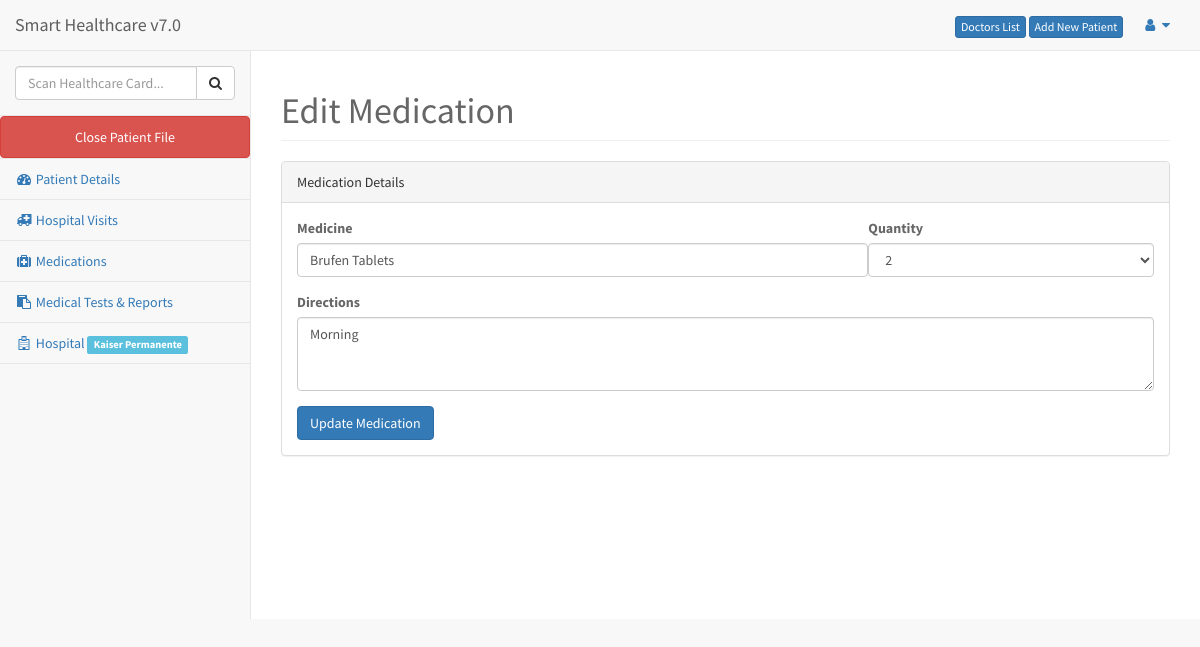
/editmedication.php?id=1 (signed in), run on the app's committed database.
### tables this page shows
CREATE TABLE IF NOT EXISTS `users` (
  `users_id` int(11) NOT NULL AUTO_INCREMENT,
  `fullname` varchar(30) NOT NULL,
  `password` varchar(50) NOT NULL,
  `email` varchar(150) DEFAULT NULL,
  `active` varchar(45) DEFAULT NULL,
  `hospital` varchar(100) DEFAULT NULL,
  PRIMARY KEY (`users_id`)
);

CREATE TABLE IF NOT EXISTS `medication_details` (
  `med_det_id` int(11) NOT NULL AUTO_INCREMENT,
  `patient_id` int(11) NOT NULL,
  `medicines` varchar(100) DEFAULT NULL,
  `date` datetime DEFAULT NULL,
  `quantity` varchar(100) DEFAULT NULL,
  `direction` varchar(100) DEFAULT NULL,
  `added_time` datetime DEFAULT NULL,
  `ip` varchar(45) DEFAULT NULL,
  `current` varchar(10) DEFAULT NULL,
  PRIMARY KEY (`med_det_id`),
  KEY `medication_details_ibfk_1` (`patient_id`)
);

### header.php (called while the page is built, shortened)
<?php
include 'includes/class.user.php';
$user = new User();

### includes/class.user.php (called while the page is built, shortened)
<?php
class User {
    public $db;
    public function __construct() {
        $this->db = new mysqli('localhost', 'root', '', 'capstone');
    }
    public function get_medication_details($id) {
        $sql = "SELECT * FROM medication_details WHERE med_det_id='$id'";
        $result = mysqli_query($this->db, $sql);
        $rows = mysqli_fetch_assoc($result);
        $med_det_id = $rows['med_det_id'];
        $patient_id = $rows['patient_id'];
        $medicines = $rows['medicines'];
        $quantity = $rows['quantity'];
        $direction = $rows['direction'];
        $current = $rows['current'];
        $arr = array('med_det_id'=> $med_det_id , 'patient_id' => $patient_id, 'medicines' => $medicines, 'quantity' => $quantity, 'direction' => $direction,
            'current' => $current);
        return $arr;
    }
    public function getHospitalNamefromUsers($id){
        $sql = "SELECT * FROM users WHERE users_id='$id'";
        $result = mysqli_query($this->db, $sql);
        $rows = mysqli_fetch_assoc($result);
        $hospitalname = $rows['hospital'];
        return $hospitalname;
    }
}

### editmedication.php (the view, shortened to what this page needs)
<?php
$med_det_id = $_GET['id'];
include 'header.php';
if (!(isset($_SESSION['id']) && $_SESSION['id'] != '')) {
header("Location: login.php");
}
else {
 $get_medication_details = $user->get_medication_details($med_det_id);
?>
<?php include 'head.php'; ?>
<body>
<div id="wrapper">
    <?php include 'nav.php'; ?>
    <div id="page-wrapper">
        <div class="row">
            <div class="col-lg-12">
                <h1 class="page-header">Edit Medication</h1>
            </div>
        </div>
        <div class="row">
            <div class="col-lg-12">
                <div class="panel panel-default">
                    <div class="panel-heading">
                        Medication Details
                    </div>
                    <div class="panel-body">
                        <div class="row">
                            <div class="col-lg-12">
                                <form class="form-horizontal group-border-dashed" action="#" method="POST" enctype="multipart/form-data" >
                                    <div class="col-lg-8">
                                        <div class="form-group">
                                            <label>Medicine</label>
                                            <input type="text" value="<?php echo $get_medication_details['medicines']; ?>" required placeholder="Medicine" id="medicine" name="medicine" class="form-control" tabindex="1">
                                        </div>
                                    </div>
                                    <div class="col-lg-4">
                                        <div class="form-group">
                                            <label>Quantity</label>
                                            <select class="form-control" name="quantity" tabindex="3">
                                                <option <?php if($get_medication_details['quantity']=="2") echo 'selected="selected"'; ?>>2</option>
                                            </select>
                                        </div>
                                    </div>
                                    <div class="col-lg-12">
                                        <div class="form-group">
                                            <label>Directions</label>
                                            <textarea class="form-control" rows="3" name="direction" tabindex="4"><?php echo $get_medication_details['direction']; ?></textarea>
                                        </div>
                                    </div>
                                    <button type="submit" name="submit" class="btn btn-primary">Update Medication</button>
                                </form>
                            </div>
                        </div>
                    </div>
                </div>
            </div>
        </div>
    </div>
</div>
<?php
include 'footer.php';
}?>

### nav.php (shortened to what this page needs)
<nav class="navbar navbar-default navbar-static-top" role="navigation" style="margin-bottom: 0">
    <div class="navbar-header">
        <a class="navbar-brand" href="index.php">Smart Healthcare v7.0</a>
    </div>
    <ul class="nav navbar-top-links navbar-right">
        <a href="doctorslist.php" class="btn btn-primary btn-xs">Doctors List</a>
        <a href="addnewpatient.php" class="btn btn-primary btn-xs">Add New Patient</a>
        <li class="dropdown">
            <a class="dropdown-toggle" data-toggle="dropdown" href="#">
                <i class="fa fa-user fa-fw"></i>  <i class="fa fa-caret-down"></i>
            </a>
        </li>
    </ul>
    <div class="navbar-default sidebar" role="navigation">
        <div class="sidebar-nav navbar-collapse">
            <ul class="nav" id="side-menu">
                <li class="sidebar-search">
                     <form class="form-horizontal group-border-dashed" action="<?php echo $_SERVER['PHP_SELF']; ?>" method="POST" enctype="multipart/form-data" >
                        <div class="input-group custom-search-form">
                                <input type="text" name="search" class="form-control" placeholder="Scan Healthcare Card...">
                                <span class="input-group-btn">
                                    <button  class="btn btn-default" name="search_submit" type="submit">
                                        <i class="fa fa-search"></i>
                                    </button>
                                </span>
                        </div>
                     </form>
                </li>
                <li> <a href="index.php" class="btn btn-danger">Close Patient File</a> </li>
                <li> <a href="patientdetails.php"><i class="fa fa-dashboard fa-fw"></i> Patient Details</a> </li>
                <li> <a href="hospitalvisit.php"><i class="fa fa-ambulance fa-fw"></i> Hospital Visits</a> </li>
                <li> <a href="medications.php"><i class="fa fa-medkit fa-fw"></i> Medications</a> </li>
                <li> <a href="medicaltestsreports.php"><i class="fa fa-paste fa-fw"></i> Medical Tests & Reports</a> </li>
                <li> <a href="#"><i class="fa fa-hospital-o fa-fw"></i> Hospital <span class="label label-info"><?php echo $user->getHospitalNamefromUsers($_SESSION['id']); ?></span></a> </li>
            </ul>
        </div>
    </div>
</nav>

### css/style.css (style rules this page uses)
body { font-family: 'Source Sans Pro', sans-serif; font-size: 14px; color: #666; }

### data on the page
users: hospital "Kaiser Permanente"
medication_details: medicine "Brufen Tablets", quantity "2", direction "Morning"
